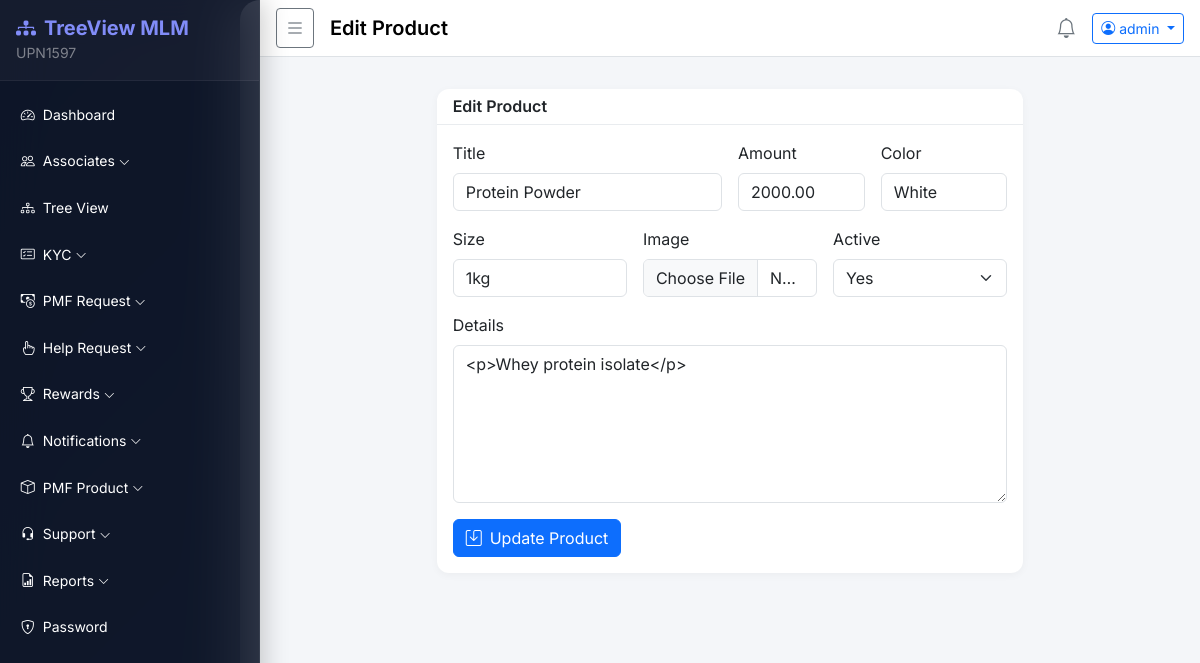
Screenshot of /products/edit/5/ (signed in) with the database file from the repository.
### accounts/models.py (models this page shows, shortened)
class User(AbstractBaseUser, PermissionsMixin):
    STATUS_CHOICES = [('active', 'Active'), ('inactive', 'Inactive'), ('pending', 'Pending')]
    member_id   = models.CharField(max_length=20, unique=True, default=generate_member_id)
    sponsor_id  = models.CharField(max_length=20, blank=True, null=True)
    username    = models.CharField(max_length=150, unique=True)
    email       = models.EmailField(unique=True)
    mobile      = models.CharField(max_length=15, blank=True)
    status      = models.CharField(max_length=10, choices=STATUS_CHOICES, default='pending')
    is_active   = models.BooleanField(default=True)
    is_staff    = models.BooleanField(default=False)
    plain_password = models.CharField(max_length=128, blank=True)  # stored for admin view
    created_at  = models.DateTimeField(default=timezone.now)
    objects = UserManager()
    USERNAME_FIELD = 'username'
    REQUIRED_FIELDS = ['email']
    class Meta:
        db_table = 'users'

### products/models.py (models this page shows, shortened)
class Product(models.Model):
    title      = models.CharField(max_length=200)
    amount     = models.DecimalField(max_digits=10, decimal_places=2)
    color      = models.CharField(max_length=50, blank=True)
    size       = models.CharField(max_length=50, blank=True)
    image      = models.ImageField(upload_to='products/', blank=True, null=True)
    details    = RichTextField(blank=True)
    is_active  = models.BooleanField(default=True)
    created_at = models.DateTimeField(default=timezone.now)
    class Meta:
        db_table = 'products'
        ordering = ['-created_at']

### products/views.py (the view, shortened to what this page needs)
# urls.py: path('edit/<int:pk>/',        views.edit_product,           name='edit'),
@login_required
def edit_product(request, pk):
    if not request.user.is_staff:
        return redirect('dashboard:index')
    product = get_object_or_404(Product, pk=pk)
    return render(request, 'products/edit.html', {'product': product})

### templates/products/edit.html (shortened to what this page needs)
{% extends 'base/base.html' %}
{% block page_title %}Edit Product{% endblock %}
{% block content %}
<div class="row justify-content-center">
  <div class="col-md-8">
    <div class="card">
      <div class="card-header"><h6 class="mb-0 fw-semibold">Edit Product</h6></div>
      <div class="card-body">
        <form method="POST" enctype="multipart/form-data">
          <div class="row g-3">
            <div class="col-md-6"><label class="form-label">Title</label><input type="text" name="title" class="form-control" value="{{ product.title }}" required></div>
            <div class="col-md-3"><label class="form-label">Amount</label><input type="number" step="0.01" name="amount" class="form-control" value="{{ product.amount }}" required></div>
            <div class="col-md-3"><label class="form-label">Color</label><input type="text" name="color" class="form-control" value="{{ product.color }}"></div>
            <div class="col-md-4"><label class="form-label">Size</label><input type="text" name="size" class="form-control" value="{{ product.size }}"></div>
            <div class="col-md-4"><label class="form-label">Image</label><input type="file" name="image" class="form-control" accept="image/*"></div>
            <div class="col-md-4"><label class="form-label">Active</label><select name="is_active" class="form-select">{% with s=product.is_active %}<option value="1" {% if s %}selected{% endif %}>Yes</option><option value="0" {% if not s %}selected{% endif %}>No</option>{% endwith %}</select></div>
            <div class="col-12"><label class="form-label">Details</label><textarea name="details" id="id_details" class="form-control" rows="6">{{ product.details }}</textarea></div>
            <div class="col-12"><button type="submit" class="btn btn-primary"><i class="bi bi-save me-2"></i>Update Product</button></div>
          </div>
        </form>
      </div>
    </div>
  </div>
</div>
{% endblock %}

### templates/base/base.html (shortened to what this page needs)
{% load static %}
{% load extras %}
<!DOCTYPE html>
<html lang="en">
<head>
  <link href="https://cdn.jsdelivr.net/npm/bootstrap@5.3.2/dist/css/bootstrap.min.css" rel="stylesheet">
  <link href="https://cdn.jsdelivr.net/npm/bootstrap-icons@1.11.3/font/bootstrap-icons.min.css" rel="stylesheet">
  <link rel="stylesheet" href="{% static 'css/style.css' %}">
</head>
<body>
  <div class="wrapper d-flex">
    <nav id="sidebar" class="sidebar text-white">
      <div class="sidebar-header p-3 d-flex align-items-center justify-content-between">
        <div>
          <h5 class="mb-0 fw-bold" style="color: #818cf8;"><i class="bi bi-diagram-3-fill me-2"></i>TreeView MLM</h5>
          {% if user.is_authenticated %}
          <small style="color: rgba(255,255,255,.45);">{{ user.member_id }}</small>
          {% endif %}
        </div>
      </div>
      <ul class="nav flex-column p-2 mt-1">
        {% if user.is_staff %}
          {% include 'base/sidebar_admin.html' %}
        {% else %}
          {% include 'base/sidebar_user.html' %}
        {% endif %}
      </ul>
    </nav>
    <div class="main-content flex-grow-1">
      <nav class="navbar navbar-expand-lg navbar-light bg-white border-bottom px-3 py-2">
        <button id="sidebarToggle" class="btn btn-sm btn-outline-secondary me-3">
          <i class="bi bi-list fs-5"></i>
        </button>
        <span class="navbar-brand fw-semibold">{% block page_title %}Dashboard{% endblock %}</span>
        <div class="ms-auto d-flex align-items-center gap-3">
          <a href="{% url 'notifications:add' %}" class="text-secondary position-relative">
            <i class="bi bi-bell fs-5"></i>
          </a>
          <div class="dropdown">
            <button class="btn btn-sm btn-outline-primary dropdown-toggle" data-bs-toggle="dropdown">
              <i class="bi bi-person-circle me-1"></i>{{ user.username }}
            </button>
          </div>
        </div>
      </nav>
      <div class="px-4 pt-3">
      </div>
      <div class="content px-4 py-3">
        {% block content %}{% endblock %}
      </div>
    </div>
  </div>
</body>
</html>

### static/css/style.css (style rules this page uses)
body { font-family: 'Inter', sans-serif; background: linear-gradient(135deg, #0b1120 0%, #1a2332 50%, #0b1120 100%); min-height: 100vh; overflow-x: hidden; }
.wrapper { display: flex; min-height: 100vh; }
.sidebar { width: 260px; min-width: 260px; transition: transform .3s ease, width .25s ease; z-index: 1050; overflow-y: auto; height: 100vh; background: rgba(15, 23, 42, 0.85); backdrop-filter: blur(24px); -webkit-backdrop-filter: blur(24px); border-right: 1px solid rgba(255, 255, 255, 0.06); box-shadow: 4px 0 24px rgba(0, 0, 0, 0.2); position: sticky; top: 0; }
.main-content { flex: 1; min-width: 0; background: #f4f6f9; border-radius: 20px 0 0 20px; margin-left: -20px; padding-left: 20px; }
.sidebar-header { background: rgba(255, 255, 255, 0.03); border-bottom: 1px solid rgba(255, 255, 255, 0.06) !important; }
.card { border: none; border-radius: 12px; box-shadow: 0 2px 8px rgba(0,0,0,.04); }
.card-header { background: transparent; border-bottom: 1px solid #e9ecef; font-weight: 600; }

### rows the page displays
User: member_id "UPN1597", username "admin"
Product: title "Protein Powder", amount "2000.00", color "White", size "1kg", is_active "Yes", details "<p>Whey protein isolate</p>"
